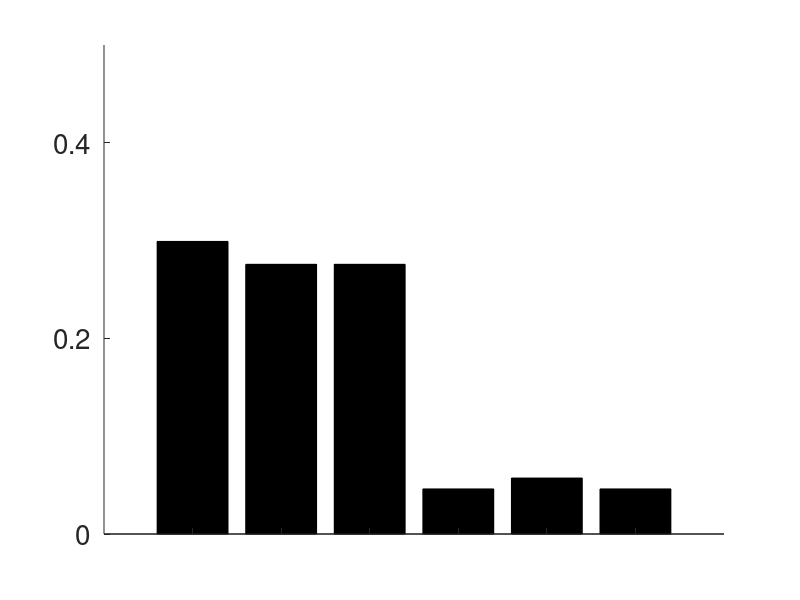
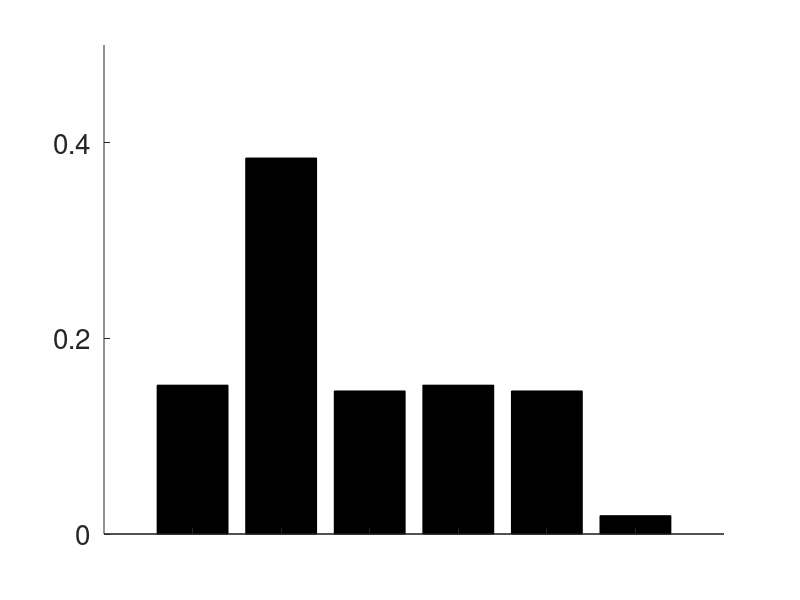
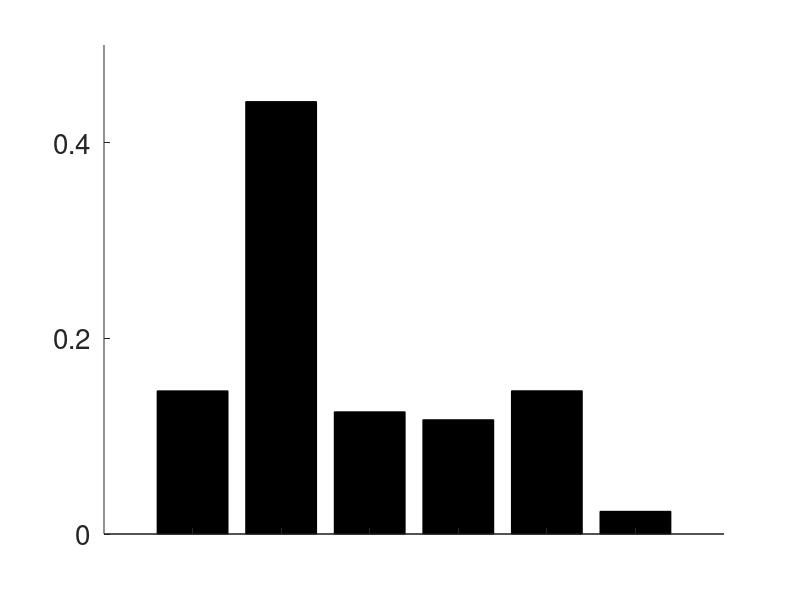

MATLAB code for these plots, in order:
function makePlots()

load newCausalPreds2

% make teaching plots
% compute probabilities for each pair of choices

exnum = [1 5 7];
these{1} = 1:4; these{2} = [5,6,9,10]; these{3} = [7 8 11 12];
causenum = [1 4 7]; % common cause, effect, chain
pairs = [1 1; 1 2; 1 3; 2 2; 2 3; 3 3];
times = [1 2 2 1 2 1];


teach = cell(1,3);
for i = 1 : length(causenum)
    % this assumes independent
    %tmp(i,:) = sum(likelihoods{1}(these{i}, :));
    
    teach{i} = ones(3);
    % this does sequential
    for j = 1 : length(exnum)
        
        for k = 1 : length(exnum)
            teach{i}(j,k) = likelihoods{1}(exnum(j),causenum(i)) .* like2{j}(exnum(k),causenum(i));
        end
    end
    
end


for h = 1 : length(teach)
    props = [];
    for i = 1 : size(teach{h},1)
        for j = i:3
            if i==j
                props(end+1) = teach{h}(i,j);
            else
                props(end+1) = teach{h}(i,j)+teach{h}(j,i);
            end
        end
    end
    
    disp(props);
    bar(props, 'k');
    set(gca, 'xticklabel', {});
    q = axis; q(4) = .5; q(1:2) = [0 7];
    axis(q); box off;
    set(gca, 'ytick', 0:.2:.5,'fontsize', 20);
    print('-depsc', ['new_figure_teaching',num2str(h)]);
end
